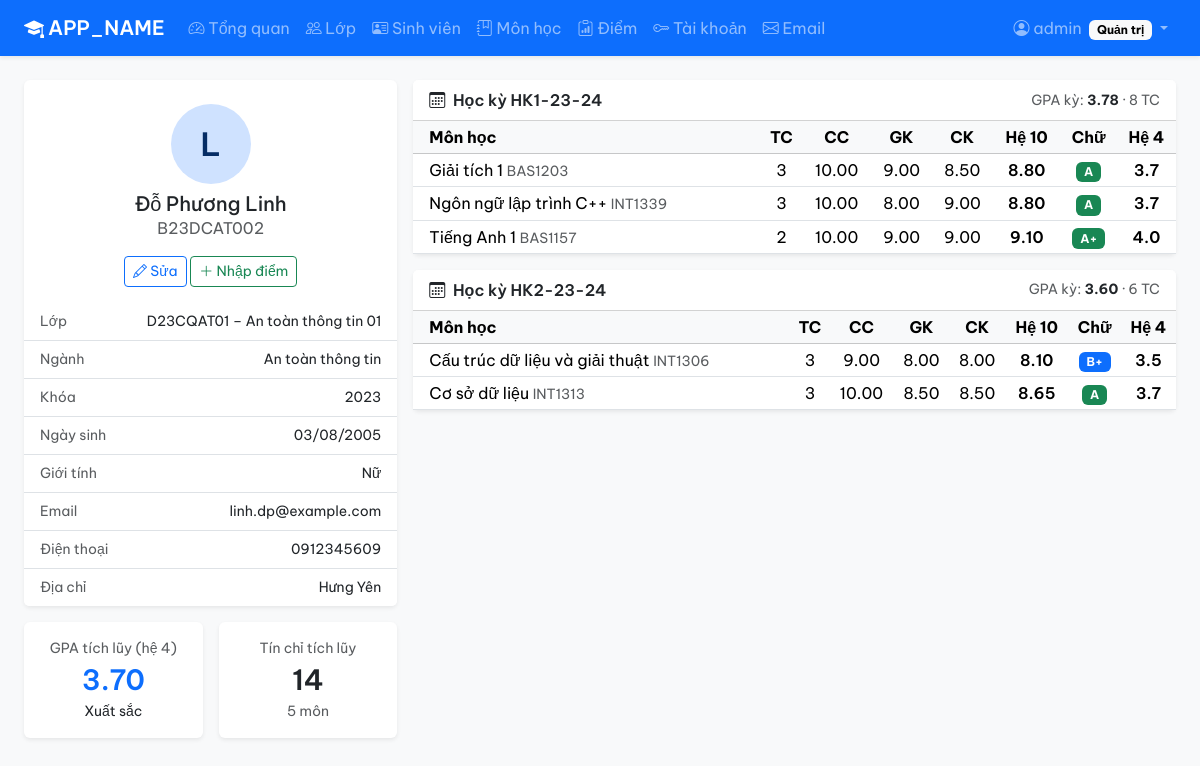
The app's page /sinhvien_xem.php?ma_sv=B23DCAT002 (signed in) with its own data.
### tables this page shows
CREATE TABLE sinhvien (
    ma_sv     VARCHAR(10)  NOT NULL,
    ho_ten    VARCHAR(100) NOT NULL,
    ngay_sinh DATE         NULL,
    gioi_tinh ENUM('Nam','Nữ','Khác') NOT NULL DEFAULT 'Nam',
    email     VARCHAR(100) NULL,
    so_dt     VARCHAR(15)  NULL,
    dia_chi   VARCHAR(200) NULL,
    ma_lop    VARCHAR(10)  NOT NULL,
    PRIMARY KEY (ma_sv),
    UNIQUE KEY uq_sinhvien_email (email),
    KEY idx_sinhvien_lop (ma_lop),
    CONSTRAINT fk_sinhvien_lop FOREIGN KEY (ma_lop) REFERENCES lop (ma_lop)
        ON DELETE RESTRICT ON UPDATE CASCADE
);

CREATE TABLE lop (
    ma_lop       VARCHAR(10)  NOT NULL,
    ten_lop      VARCHAR(100) NOT NULL,
    nganh        VARCHAR(100) NOT NULL,
    nam_nhap_hoc INT          NOT NULL,
    PRIMARY KEY (ma_lop)
);

CREATE TABLE diem (
    id              INT          NOT NULL AUTO_INCREMENT,
    ma_sv           VARCHAR(10)  NOT NULL,
    ma_mh           VARCHAR(10)  NOT NULL,
    hoc_ky          VARCHAR(10)  NOT NULL,
    diem_chuyen_can DECIMAL(4,2) NULL,
    diem_giua_ky    DECIMAL(4,2) NULL,
    diem_cuoi_ky    DECIMAL(4,2) NULL,
    diem_tong       DECIMAL(4,2) AS (ROUND(diem_chuyen_can * 0.1 + diem_giua_ky * 0.3 + diem_cuoi_ky * 0.6, 2)) STORED,
    PRIMARY KEY (id),
    UNIQUE KEY uq_diem (ma_sv, ma_mh, hoc_ky),
    KEY idx_diem_mh (ma_mh),
    CONSTRAINT fk_diem_sv FOREIGN KEY (ma_sv) REFERENCES sinhvien (ma_sv)
        ON DELETE CASCADE ON UPDATE CASCADE,
    CONSTRAINT fk_diem_mh FOREIGN KEY (ma_mh) REFERENCES mon_hoc (ma_mh)
        ON DELETE RESTRICT ON UPDATE CASCADE,
    CONSTRAINT chk_diem_cc CHECK (diem_chuyen_can BETWEEN 0 AND 10),
    CONSTRAINT chk_diem_gk CHECK (diem_giua_ky BETWEEN 0 AND 10),
    CONSTRAINT chk_diem_ck CHECK (diem_cuoi_ky BETWEEN 0 AND 10)
);

CREATE TABLE mon_hoc (
    ma_mh      VARCHAR(10)  NOT NULL,
    ten_mh     VARCHAR(100) NOT NULL,
    so_tin_chi INT          NOT NULL DEFAULT 3,
    PRIMARY KEY (ma_mh),
    CONSTRAINT chk_mon_hoc_tc CHECK (so_tin_chi BETWEEN 1 AND 10)
);

### sinhvien_xem.php (the view, shortened to what this page needs)
<?php
require_once 'includes/init.php';
$la_admin = $_SESSION['user']['role'] == 'admin';
$ma_sv = $la_admin ? ($_GET['ma_sv'] ?? '') : $_SESSION['user']['ma_sv'];
$sv = q_one("SELECT s.*, l.ten_lop, l.nganh, l.nam_nhap_hoc FROM sinhvien s JOIN lop l ON l.ma_lop = s.ma_lop WHERE s.ma_sv = ?", [$ma_sv]);
$ds_diem = q_all("SELECT d.*, m.ten_mh, m.so_tin_chi
                  FROM diem d JOIN mon_hoc m ON m.ma_mh = d.ma_mh
                  WHERE d.ma_sv = ?
                  ORDER BY SUBSTRING(d.hoc_ky, 5), d.hoc_ky, m.ten_mh", [$ma_sv]);
$theo_ky = [];
$tich_luy = [];
foreach ($ds_diem as $d) {
    $theo_ky[$d['hoc_ky']][] = $d;
    if ($d['diem_tong'] !== null && $d['diem_tong'] >= 4) {
        $mh = $d['ma_mh'];
        if (!isset($tich_luy[$mh]) || $d['diem_tong'] > $tich_luy[$mh]['diem_tong']) {
            $tich_luy[$mh] = $d;
        }
    }
}
$gpa = tinh_gpa($tich_luy);
$tc_tich_luy = array_sum(array_column($tich_luy, 'so_tin_chi'));
$cac_tu = explode(' ', $sv['ho_ten']);
$chu_cai = mb_strtoupper(mb_substr(end($cac_tu), 0, 1));
include 'includes/header.php';
?>
<div class="row g-3">
    <div class="col-lg-4">
        <div class="card border-0 shadow-sm mb-3">
            <div class="card-body text-center pt-4">
                <div class="rounded-circle bg-primary-subtle text-primary-emphasis d-inline-flex align-items-center justify-content-center fs-2 fw-semibold mb-2" style="width:80px;height:80px"><?= e($chu_cai) ?></div>
                <h1 class="h5 mb-0"><?= e($sv['ho_ten']) ?></h1>
                <div class="text-body-secondary"><?= e($sv['ma_sv']) ?></div>
                <?php if ($la_admin): ?>
                    <div class="mt-3">
                        <a href="sinhvien.php?sua=<?= urlencode($sv['ma_sv']) ?>" class="btn btn-sm btn-outline-primary"><i class="bi bi-pencil"></i> Sửa</a>
                        <a href="diem.php?ma_lop=<?= urlencode($sv['ma_lop']) ?>" class="btn btn-sm btn-outline-success"><i class="bi bi-plus-lg"></i> Nhập điểm</a>
                    </div>
                <?php endif; ?>
            </div>
            <ul class="list-group list-group-flush small">
                <li class="list-group-item d-flex justify-content-between"><span class="text-body-secondary">Lớp</span><span><?= e($sv['ma_lop'] . ' – ' . $sv['ten_lop']) ?></span></li>
                <li class="list-group-item d-flex justify-content-between"><span class="text-body-secondary">Ngành</span><span><?= e($sv['nganh']) ?></span></li>
                <li class="list-group-item d-flex justify-content-between"><span class="text-body-secondary">Khóa</span><span><?= $sv['nam_nhap_hoc'] ?></span></li>
                <li class="list-group-item d-flex justify-content-between"><span class="text-body-secondary">Ngày sinh</span><span><?= fmt_date($sv['ngay_sinh']) ?></span></li>
                <li class="list-group-item d-flex justify-content-between"><span class="text-body-secondary">Giới tính</span><span><?= e($sv['gioi_tinh']) ?></span></li>
                <li class="list-group-item d-flex justify-content-between"><span class="text-body-secondary">Email</span><span class="text-break"><?= e($sv['email']) ?></span></li>
                <?php if ($la_admin): ?>
                    <li class="list-group-item d-flex justify-content-between"><span class="text-body-secondary">Điện thoại</span><span><?= e($sv['so_dt']) ?></span></li>
                    <li class="list-group-item d-flex justify-content-between"><span class="text-body-secondary">Địa chỉ</span><span class="text-end"><?= e($sv['dia_chi']) ?></span></li>
                <?php endif; ?>
            </ul>
        </div>
        <div class="row g-3">
            <div class="col-6">
                <div class="card border-0 shadow-sm text-center">
                    <div class="card-body">
                        <div class="small text-body-secondary">GPA tích lũy (hệ 4)</div>
                        <div class="fs-3 fw-semibold text-primary"><?= $gpa === null ? '–' : number_format($gpa, 2) ?></div>
                        <div class="small"><?= xep_loai_gpa($gpa) ?></div>
                    </div>
                </div>
            </div>
            <div class="col-6">
                <div class="card border-0 shadow-sm text-center">
                    <div class="card-body">
                        <div class="small text-body-secondary">Tín chỉ tích lũy</div>
                        <div class="fs-3 fw-semibold"><?= $tc_tich_luy ?></div>
                        <div class="small text-body-secondary"><?= count($tich_luy) ?> môn</div>
                    </div>
                </div>
            </div>
        </div>
    </div>
    <div class="col-lg-8">
        <?php foreach ($theo_ky as $hoc_ky => $ds): ?>
            <?php $gpa_ky = tinh_gpa($ds); ?>
            <div class="card border-0 shadow-sm mb-3">
                <div class="card-header bg-body d-flex justify-content-between align-items-center">
                    <span class="fw-semibold"><i class="bi bi-calendar3 me-1"></i> Học kỳ <?= e($hoc_ky) ?></span>
                    <span class="small text-body-secondary">
                        GPA kỳ: <b class="text-body"><?= $gpa_ky === null ? '–' : number_format($gpa_ky, 2) ?></b>
                        · <?= array_sum(array_column($ds, 'so_tin_chi')) ?> TC
                    </span>
                </div>
                <div class="table-responsive">
                    <table class="table table-sm table-hover align-middle mb-0">
                        <thead class="table-light">
                            <tr>
                                <th class="ps-3">Môn học</th>
                                <th class="text-center">TC</th>
                                <th class="text-center">CC</th>
                                <th class="text-center">GK</th>
                                <th class="text-center">CK</th>
                                <th class="text-center">Hệ 10</th>
                                <th class="text-center">Chữ</th>
                                <th class="text-center">Hệ 4</th>
                            </tr>
                        </thead>
                        <tbody>
                        <?php foreach ($ds as $d): ?>
                            <tr class="<?= $d['diem_tong'] !== null && $d['diem_tong'] < 4 ? 'table-danger' : '' ?>">
                                <td class="ps-3"><?= e($d['ten_mh']) ?> <span class="small text-body-secondary"><?= e($d['ma_mh']) ?></span></td>
                                <td class="text-center"><?= $d['so_tin_chi'] ?></td>
                                <td class="text-center"><?= fmt_diem($d['diem_chuyen_can']) ?></td>
                                <td class="text-center"><?= fmt_diem($d['diem_giua_ky']) ?></td>
                                <td class="text-center"><?= fmt_diem($d['diem_cuoi_ky']) ?></td>
                                <td class="text-center fw-semibold"><?= fmt_diem($d['diem_tong']) ?></td>
                                <td class="text-center"><?= badge_diem_chu($d['diem_tong']) ?></td>
                                <td class="text-center fw-semibold"><?= fmt_he_4($d['diem_tong']) ?></td>
                            </tr>
                        <?php endforeach; ?>
                        </tbody>
                    </table>
                </div>
            </div>
        <?php endforeach; ?>
    </div>
</div>
<?php include 'includes/footer.php'; ?>

### includes/init.php (shortened to what this page needs)
<?php
$conn = new mysqli(DB_HOST, DB_USER, DB_PASS, DB_NAME, DB_PORT);
$conn->set_charset('utf8mb4');
function q($sql, $params = [])
{
    global $conn;
    $stmt = $conn->prepare($sql);
    if ($params) {
        $stmt->bind_param(str_repeat('s', count($params)), ...$params);
    }
    $stmt->execute();
    return $stmt;
}
function q_all($sql, $params = [])
{
    return q($sql, $params)->get_result()->fetch_all(MYSQLI_ASSOC);
}
function q_one($sql, $params = [])
{
    return q($sql, $params)->get_result()->fetch_assoc();
}
function e($s)
{
    return htmlspecialchars((string) $s, ENT_QUOTES, 'UTF-8');
}
function fmt_date($d)
{
    return $d ? date('d/m/Y', strtotime($d)) : '';
}
function quy_doi($d)
{
    foreach (BANG_DIEM as $muc) {
        if ($d >= $muc[0]) return $muc;
    }
}
function fmt_diem($d)
{
    return $d === null ? O_TRONG : number_format((float) $d, 2);
}
function fmt_he_4($d)
{
    return $d === null ? O_TRONG : number_format(quy_doi($d)[2], 1);
}
function diem_chu($d)
{
    return $d === null ? '' : quy_doi($d)[1];
}
function badge_diem_chu($d)
{
    return $d === null ? '' : '<span class="badge text-bg-' . quy_doi($d)[3] . '">' . diem_chu($d) . '</span>';
}
function tinh_gpa($ds_diem)
{
    $tong_diem = 0;
    $tong_tc = 0;
    foreach ($ds_diem as $d) {
        $tong_diem += quy_doi($d['diem_tong'])[2] * $d['so_tin_chi'];
        $tong_tc += $d['so_tin_chi'];
    }
    return $tong_tc ? round($tong_diem / $tong_tc, 2) : null;
}
function xep_loai_gpa($gpa)
{
    if ($gpa >= 3.6) return 'Xuất sắc';
    return 'Yếu';
}

### includes/header.php (style rules this page uses)
:root { --bs-font-sans-serif: 'Be Vietnam Pro', Arial, sans-serif; --bs-body-font-family: var(--bs-font-sans-serif); }

### records on screen
sinhvien: ho_ten "Đỗ Phương Linh", ma_sv "B23DCAT002", ma_lop.ten_lop "D23CQAT01 – An toàn thông tin 01", ma_lop.nganh "An toàn thông tin", ma_lop.nam_nhap_hoc "2023", ngay_sinh "03/08/2005", gioi_tinh "Nữ", email "linh.dp@example.com", so_dt "0912345609", dia_chi "Hưng Yên"
diem: ma_mh.ten_mh "Giải tích 1", ma_mh "BAS1203", ma_mh.so_tin_chi "3", diem_chuyen_can "10.00", diem_giua_ky "9.00", diem_cuoi_ky "8.50", diem_tong "8.80", diem_tong "A", diem_tong "3.7"
diem: ma_mh.ten_mh "Ngôn ngữ lập trình C++", ma_mh "INT1339", ma_mh.so_tin_chi "3", diem_chuyen_can "10.00", diem_giua_ky "8.00", diem_cuoi_ky "9.00", diem_tong "8.80", diem_tong "A", diem_tong "3.7"
diem: ma_mh.ten_mh "Tiếng Anh 1", ma_mh "BAS1157", ma_mh.so_tin_chi "2", diem_chuyen_can "10.00", diem_giua_ky "9.00", diem_cuoi_ky "9.00", diem_tong "9.10", diem_tong "A+", diem_tong "4.0"
diem: ma_mh.ten_mh "Cấu trúc dữ liệu và giải thuật", ma_mh "INT1306", ma_mh.so_tin_chi "3", diem_chuyen_can "9.00", diem_giua_ky "8.00", diem_cuoi_ky "8.00", diem_tong "8.10", diem_tong "B+", diem_tong "3.5"
diem: ma_mh.ten_mh "Cơ sở dữ liệu", ma_mh "INT1313", ma_mh.so_tin_chi "3", diem_chuyen_can "10.00", diem_giua_ky "8.50", diem_cuoi_ky "8.50", diem_tong "8.65", diem_tong "A", diem_tong "3.7"

### other values on screen
APP_NAME "APP_NAME"
$chu "Tổng quan"
$chu "Lớp"
$chu "Sinh viên"
$chu "Môn học"
$chu "Điểm"
$chu "Tài khoản"
$chu "Email"
$u['ho_ten'] "admin"
$chu_cai "L"
$gpa "3.70"
xep_loai_gpa($gpa) "Xuất sắc"
$tc_tich_luy "14"
count($tich_luy) "5"
$hoc_ky "HK1-23-24"
